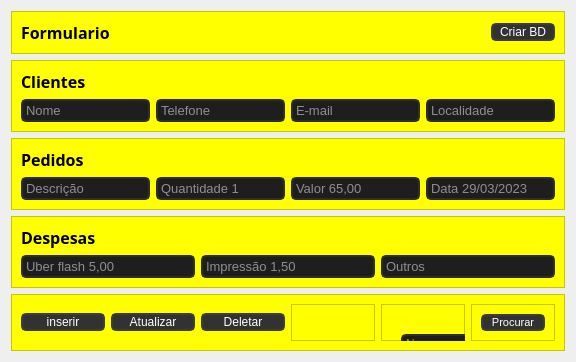
            <widget class="QWidget" name="formulario_page">
             <layout class="QVBoxLayout" name="verticalLayout_9">
              <item>
               <widget class="QFrame" name="frame_27">
                <property name="maximumSize">
                 <size>
                  <width>16777215</width>
                  <height>45</height>
                 </size>
                </property>
                <property name="styleSheet">
                 <string notr="true">background-color: rgb(255, 255, 0);</string>
                </property>
                <property name="frameShape">
                 <enum>QFrame::StyledPanel</enum>
                </property>
                <property name="frameShadow">
                 <enum>QFrame::Raised</enum>
                </property>
                <layout class="QHBoxLayout" name="horizontalLayout_6">
                 <item>
                  <widget class="QLabel" name="label_8">
                   <property name="font">
                    <font>
                     <family>Segoe UI Black</family>
                     <pointsize>12</pointsize>
                     <weight>75</weight>
                     <bold>true</bold>
                    </font>
                   </property>
                   <property name="text">
                    <string>Formulario</string>
                   </property>
                  </widget>
                 </item>
                 <item>
                  <spacer name="horizontalSpacer">
                   <property name="orientation">
                    <enum>Qt::Horizontal</enum>
                   </property>
                   <property name="sizeHint" stdset="0">
                    <size>
                     <width>40</width>
                     <height>20</height>
                    </size>
                   </property>
                  </spacer>
                 </item>
                 <item>
                  <widget class="QPushButton" name="pushButton_criarBD">
                   <property name="styleSheet">
                    <string notr="true">QPushButton {
	background-color: rgb(50, 50, 50);
	border: 2px solid rgb(60, 60, 60);
	border-radius: 5px;
	color: rgb(255, 255, 255);
}
QPushButton:hover {
	background-color: rgb(60, 60, 60);
	border: 2px solid rgb(70,70, 70);
}
QPushButton:pressed {
	background-color: rgb(250, 230, 0);
	border: 2px solid rgb(161, 0, 0);
	color: rgb(35, 35, 35);
}</string>
                   </property>
                   <property name="text">
                    <string>  Criar BD  </string>
                   </property>
                  </widget>
                 </item>
                </layout>
               </widget>
              </item>
              <item>
               <widget class="QFrame" name="frame_15">
                <property name="styleSheet">
                 <string notr="true">background-color: rgb(255, 255, 0);</string>
                </property>
                <property name="frameShape">
                 <enum>QFrame::StyledPanel</enum>
                </property>
                <property name="frameShadow">
                 <enum>QFrame::Raised</enum>
                </property>
                <layout class="QGridLayout" name="gridLayout_4">
                 <item row="0" column="0">
                  <widget class="QLabel" name="Cliente_label">
                   <property name="font">
                    <font>
                     <family>Segoe UI Black</family>
                     <pointsize>12</pointsize>
                     <weight>75</weight>
                     <bold>true</bold>
                    </font>
                   </property>
                   <property name="text">
                    <string>Clientes</string>
                   </property>
                  </widget>
                 </item>
                 <item row="1" column="1">
                  <widget class="QLineEdit" name="lineEdit_telefone">
                   <property name="minimumSize">
                    <size>
                     <width>0</width>
                     <height>0</height>
                    </size>
                   </property>
                   <property name="font">
                    <font>
                     <family>Segoe UI</family>
                     <pointsize>10</pointsize>
                    </font>
                   </property>
                   <property name="autoFillBackground">
                    <bool>false</bool>
                   </property>
                   <property name="styleSheet">
                    <string notr="true">QLineEdit {
	border: 2px solid rgb(45,45,45);
	border-radius: 5px;
	padding: 1px;
	background-color: rgb(30,30, 30);
	color: rgb(255, 255, 255);
}
QLineEdit:hover {
	border: 2px solid rgb(55,55,55);
}
QLineEdit:focus {
	border: 2px solid rgb(161, 0, 0);
	color: rgb(200, 200, 200);
}</string>
                   </property>
                   <property name="maxLength">
                    <number>50</number>
                   </property>
                   <property name="placeholderText">
                    <string>Telefone</string>
                   </property>
                  </widget>
                 </item>
                 <item row="1" column="2">
                  <widget class="QLineEdit" name="lineEdit_email">
                   <property name="minimumSize">
                    <size>
                     <width>0</width>
                     <height>0</height>
                    </size>
                   </property>
                   <property name="font">
                    <font>
                     <family>Segoe UI</family>
                     <pointsize>10</pointsize>
                    </font>
                   </property>
                   <property name="autoFillBackground">
                    <bool>false</bool>
                   </property>
                   <property name="styleSheet">
                    <string notr="true">QLineEdit {
	border: 2px solid rgb(45,45,45);
	border-radius: 5px;
	padding: 1px;
	background-color: rgb(30,30, 30);
	color: rgb(255, 255, 255);
}
QLineEdit:hover {
	border: 2px solid rgb(55,55,55);
}
QLineEdit:focus {
	border: 2px solid rgb(161, 0, 0);
	color: rgb(200, 200, 200);
}</string>
                   </property>
                   <property name="maxLength">
                    <number>50</number>
                   </property>
                   <property name="placeholderText">
                    <string>E-mail</string>
                   </property>
                  </widget>
                 </item>
                 <item row="1" column="0">
                  <widget class="QLineEdit" name="lineEdit_nome">
                   <property name="minimumSize">
                    <size>
                     <width>0</width>
                     <height>0</height>
                    </size>
                   </property>
                   <property name="font">
                    <font>
                     <family>Segoe UI</family>
                     <pointsize>10</pointsize>
                    </font>
                   </property>
                   <property name="autoFillBackground">
                    <bool>false</bool>
                   </property>
                   <property name="styleSheet">
                    <string notr="true">QLineEdit {
	border: 2px solid rgb(45,45,45);
	border-radius: 5px;
	padding: 1px;
	background-color: rgb(30,30, 30);
	color: rgb(255, 255, 255);
}
QLineEdit:hover {
	border: 2px solid rgb(55,55,55);
}
QLineEdit:focus {
	border: 2px solid rgb(161, 0, 0);
	color: rgb(200, 200, 200);
}</string>
                   </property>
                   <property name="maxLength">
                    <number>50</number>
                   </property>
                   <property name="placeholderText">
                    <string>Nome</string>
                   </property>
                  </widget>
                 </item>
                 <item row="1" column="3">
                  <widget class="QLineEdit" name="lineEdit_localidade">
                   <property name="minimumSize">
                    <size>
                     <width>0</width>
                     <height>0</height>
                    </size>
                   </property>
                   <property name="font">
                    <font>
                     <family>Segoe UI</family>
                     <pointsize>10</pointsize>
                    </font>
                   </property>
                   <property name="autoFillBackground">
                    <bool>false</bool>
                   </property>
                   <property name="styleSheet">
                    <string notr="true">QLineEdit {
	border: 2px solid rgb(45,45,45);
	border-radius: 5px;
	padding: 1px;
	background-color: rgb(30,30, 30);
	color: rgb(255, 255, 255);
}
QLineEdit:hover {
	border: 2px solid rgb(55,55,55);
}
QLineEdit:focus {
	border: 2px solid rgb(161, 0, 0);
	color: rgb(200, 200, 200);
}</string>
                   </property>
                   <property name="maxLength">
                    <number>50</number>
                   </property>
                   <property name="placeholderText">
                    <string>Localidade</string>
                   </property>
                  </widget>
                 </item>
                </layout>
               </widget>
              </item>
              <item>
               <widget class="QFrame" name="frame_16">
                <property name="styleSheet">
                 <string notr="true">background-color: rgb(255, 255, 0);</string>
                </property>
                <property name="frameShape">
                 <enum>QFrame::StyledPanel</enum>
                </property>
                <property name="frameShadow">
                 <enum>QFrame::Raised</enum>
                </property>
                <layout class="QGridLayout" name="gridLayout_2">
                 <item row="1" column="1">
                  <widget class="QLineEdit" name="lineEdit_quantidade">
                   <property name="minimumSize">
                    <size>
                     <width>0</width>
                     <height>0</height>
                    </size>
                   </property>
                   <property name="font">
                    <font>
                     <family>Segoe UI</family>
                     <pointsize>10</pointsize>
                    </font>
                   </property>
                   <property name="autoFillBackground">
                    <bool>false</bool>
                   </property>
                   <property name="styleSheet">
                    <string notr="true">QLineEdit {
	border: 2px solid rgb(45,45,45);
	border-radius: 5px;
	padding: 1px;
	background-color: rgb(30,30, 30);
	color: rgb(255, 255, 255);
}
QLineEdit:hover {
	border: 2px solid rgb(55,55,55);
}
QLineEdit:focus {
	border: 2px solid rgb(161, 0, 0);
	color: rgb(200, 200, 200);
}</string>
                   </property>
                   <property name="maxLength">
                    <number>50</number>
                   </property>
                   <property name="placeholderText">
                    <string>Quantidade 1</string>
                   </property>
                  </widget>
                 </item>
                 <item row="1" column="0">
                  <widget class="QLineEdit" name="lineEdit_descricao">
                   <property name="minimumSize">
                    <size>
                     <width>0</width>
                     <height>0</height>
                    </size>
                   </property>
                   <property name="font">
                    <font>
                     <family>Segoe UI</family>
                     <pointsize>10</pointsize>
                    </font>
                   </property>
                   <property name="autoFillBackground">
                    <bool>false</bool>
                   </property>
                   <property name="styleSheet">
                    <string notr="true">QLineEdit {
	border: 2px solid rgb(45,45,45);
	border-radius: 5px;
	padding: 1px;
	background-color: rgb(30,30, 30);
	color: rgb(255, 255, 255);
}
QLineEdit:hover {
	border: 2px solid rgb(55,55,55);
}
QLineEdit:focus {
	border: 2px solid rgb(161, 0, 0);
	color: rgb(200, 200, 200);
}</string>
                   </property>
                   <property name="maxLength">
                    <number>50</number>
                   </property>
                   <property name="placeholderText">
                    <string>Descrição</string>
                   </property>
                  </widget>
                 </item>
                 <item row="1" column="2">
                  <widget class="QLineEdit" name="lineEdit_valor">
                   <property name="minimumSize">
                    <size>
                     <width>0</width>
                     <height>0</height>
                    </size>
                   </property>
                   <property name="font">
                    <font>
                     <family>Segoe UI</family>
                     <pointsize>10</pointsize>
                    </font>
                   </property>
                   <property name="autoFillBackground">
                    <bool>false</bool>
                   </property>
                   <property name="styleSheet">
                    <string notr="true">QLineEdit {
	border: 2px solid rgb(45,45,45);
	border-radius: 5px;
	padding: 1px;
	background-color: rgb(30,30, 30);
	color: rgb(255, 255, 255);
}
QLineEdit:hover {
	border: 2px solid rgb(55,55,55);
}
QLineEdit:focus {
	border: 2px solid rgb(161, 0, 0);
	color: rgb(200, 200, 200);
}</string>
                   </property>
                   <property name="maxLength">
                    <number>50</number>
                   </property>
                   <property name="placeholderText">
                    <string>Valor 65,00</string>
                   </property>
                  </widget>
                 </item>
                 <item row="0" column="0">
                  <widget class="QLabel" name="Pedido_label">
                   <property name="font">
                    <font>
                     <family>Segoe UI Black</family>
                     <pointsize>12</pointsize>
                     <weight>75</weight>
                     <bold>true</bold>
                    </font>
                   </property>
                   <property name="text">
                    <string>Pedidos</string>
                   </property>
                  </widget>
                 </item>
                 <item row="1" column="4">
                  <widget class="QLineEdit" name="lineEdit_data">
                   <property name="minimumSize">
                    <size>
                     <width>0</width>
                     <height>0</height>
                    </size>
                   </property>
                   <property name="font">
                    <font>
                     <family>Segoe UI</family>
                     <pointsize>10</pointsize>
                    </font>
                   </property>
                   <property name="autoFillBackground">
                    <bool>false</bool>
                   </property>
                   <property name="styleSheet">
                    <string notr="true">QLineEdit {
	border: 2px solid rgb(45,45,45);
	border-radius: 5px;
	padding: 1px;
	background-color: rgb(30,30, 30);
	color: rgb(255, 255, 255);
}
QLineEdit:hover {
	border: 2px solid rgb(55,55,55);
}
QLineEdit:focus {
	border: 2px solid rgb(161, 0, 0);
	color: rgb(200, 200, 200);
}</string>
                   </property>
                   <property name="maxLength">
                    <number>50</number>
                   </property>
                   <property name="placeholderText">
                    <string>Data 29/03/2023</string>
                   </property>
                  </widget>
                 </item>
                </layout>
               </widget>
              </item>
              <item>
               <widget class="QFrame" name="frame_18">
                <property name="styleSheet">
                 <string notr="true">background-color: rgb(255, 255, 0);</string>
                </property>
                <property name="frameShape">
                 <enum>QFrame::StyledPanel</enum>
                </property>
                <property name="frameShadow">
                 <enum>QFrame::Raised</enum>
                </property>
                <layout class="QGridLayout" name="gridLayout">
                 <item row="1" column="0">
                  <widget class="QLineEdit" name="lineEdit_uberflash">
                   <property name="minimumSize">
                    <size>
                     <width>0</width>
                     <height>0</height>
                    </size>
                   </property>
                   <property name="font">
                    <font>
                     <family>Segoe UI</family>
                     <pointsize>10</pointsize>
                    </font>
                   </property>
                   <property name="autoFillBackground">
                    <bool>false</bool>
                   </property>
                   <property name="styleSheet">
                    <string notr="true">QLineEdit {
	border: 2px solid rgb(45,45,45);
	border-radius: 5px;
	padding: 1px;
	background-color: rgb(30,30, 30);
	color: rgb(255, 255, 255);
}
QLineEdit:hover {
	border: 2px solid rgb(55,55,55);
}
QLineEdit:focus {
	border: 2px solid rgb(161, 0, 0);
	color: rgb(200, 200, 200);
}</string>
                   </property>
                   <property name="maxLength">
                    <number>50</number>
                   </property>
                   <property name="placeholderText">
                    <string>Uber flash 5,00</string>
                   </property>
                  </widget>
                 </item>
                 <item row="1" column="2">
                  <widget class="QLineEdit" name="lineEdit_outros">
                   <property name="minimumSize">
                    <size>
                     <width>0</width>
                     <height>0</height>
                    </size>
                   </property>
                   <property name="font">
                    <font>
                     <family>Segoe UI</family>
                     <pointsize>10</pointsize>
                    </font>
                   </property>
                   <property name="autoFillBackground">
                    <bool>false</bool>
                   </property>
                   <property name="styleSheet">
                    <string notr="true">QLineEdit {
	border: 2px solid rgb(45,45,45);
	border-radius: 5px;
	padding: 1px;
	background-color: rgb(30,30, 30);
	color: rgb(255, 255, 255);
}
QLineEdit:hover {
	border: 2px solid rgb(55,55,55);
}
QLineEdit:focus {
	border: 2px solid rgb(161, 0, 0);
	color: rgb(200, 200, 200);
}</string>
                   </property>
                   <property name="maxLength">
                    <number>50</number>
                   </property>
                   <property name="placeholderText">
                    <string>Outros</string>
                   </property>
                  </widget>
                 </item>
                 <item row="0" column="0">
                  <widget class="QLabel" name="despesas_label">
                   <property name="font">
                    <font>
                     <family>Segoe UI Black</family>
                     <pointsize>12</pointsize>
                     <weight>75</weight>
                     <bold>true</bold>
                    </font>
                   </property>
                   <property name="text">
                    <string>Despesas</string>
                   </property>
                  </widget>
                 </item>
                 <item row="1" column="1">
                  <widget class="QLineEdit" name="lineEdit_impressao">
                   <property name="minimumSize">
                    <size>
                     <width>0</width>
                     <height>0</height>
                    </size>
                   </property>
                   <property name="font">
                    <font>
                     <family>Segoe UI</family>
                     <pointsize>10</pointsize>
                    </font>
                   </property>
                   <property name="autoFillBackground">
                    <bool>false</bool>
                   </property>
                   <property name="styleSheet">
                    <string notr="true">QLineEdit {
	border: 2px solid rgb(45,45,45);
	border-radius: 5px;
	padding: 1px;
	background-color: rgb(30,30, 30);
	color: rgb(255, 255, 255);
}
QLineEdit:hover {
	border: 2px solid rgb(55,55,55);
}
QLineEdit:focus {
	border: 2px solid rgb(161, 0, 0);
	color: rgb(200, 200, 200);
}</string>
                   </property>
                   <property name="maxLength">
                    <number>50</number>
                   </property>
                   <property name="placeholderText">
                    <string>Impressão 1,50</string>
                   </property>
                  </widget>
                 </item>
                </layout>
               </widget>
              </item>
              <item>
               <widget class="QFrame" name="frame_17">
                <property name="styleSheet">
                 <string notr="true">background-color: rgb(255, 255, 0);</string>
                </property>
                <property name="frameShape">
                 <enum>QFrame::StyledPanel</enum>
                </property>
                <property name="frameShadow">
                 <enum>QFrame::Raised</enum>
                </property>
                <layout class="QHBoxLayout" name="horizontalLayout_3">
                 <item>
                  <widget class="QPushButton" name="pushButton_inserir">
                   <property name="font">
                    <font>
                     <family>Segoe UI</family>
                    </font>
                   </property>
                   <property name="styleSheet">
                    <string notr="true">QPushButton {
	background-color: rgb(50, 50, 50);
	border: 2px solid rgb(60, 60, 60);
	border-radius: 5px;
	color: rgb(255, 255, 255);
}
QPushButton:hover {
	background-color: rgb(60, 60, 60);
	border: 2px solid rgb(70,70, 70);
}
QPushButton:pressed {
	background-color: rgb(250, 230, 0);
	border: 2px solid rgb(161, 0, 0);
	color: rgb(35, 35, 35);
}</string>
                   </property>
                   <property name="text">
                    <string>inserir</string>
                   </property>
                  </widget>
                 </item>
                 <item>
                  <widget class="QPushButton" name="pushButton_atualizar">
                   <property name="font">
                    <font>
                     <family>Segoe UI</family>
                    </font>
                   </property>
                   <property name="styleSheet">
                    <string notr="true">QPushButton {
	background-color: rgb(50, 50, 50);
	border: 2px solid rgb(60, 60, 60);
	border-radius: 5px;
	color: rgb(255, 255, 255);
}
QPushButton:hover {
	background-color: rgb(60, 60, 60);
	border: 2px solid rgb(70,70, 70);
}
QPushButton:pressed {
	background-color: rgb(250, 230, 0);
	border: 2px solid rgb(161, 0, 0);
	color: rgb(35, 35, 35);
}</string>
                   </property>
                   <property name="text">
                    <string>Atualizar</string>
                   </property>
                  </widget>
                 </item>
                 <item>
                  <widget class="QPushButton" name="pushButton_deletar">
                   <property name="font">
                    <font>
                     <family>Segoe UI</family>
                    </font>
                   </property>
                   <property name="styleSheet">
                    <string notr="true">QPushButton {
	background-color: rgb(50, 50, 50);
	border: 2px solid rgb(60, 60, 60);
	border-radius: 5px;
	color: rgb(255, 255, 255);
}
QPushButton:hover {
	background-color: rgb(60, 60, 60);
	border: 2px solid rgb(70,70, 70);
}
QPushButton:pressed {
	background-color: rgb(250, 230, 0);
	border: 2px solid rgb(161, 0, 0);
	color: rgb(35, 35, 35);
}</string>
                   </property>
                   <property name="text">
                    <string>Deletar</string>
                   </property>
                  </widget>
                 </item>
                 <item>
                  <widget class="QFrame" name="frame">
                   <property name="frameShape">
                    <enum>QFrame::StyledPanel</enum>
                   </property>
                   <property name="frameShadow">
                    <enum>QFrame::Raised</enum>
                   </property>
                  </widget>
                 </item>
                 <item>
                  <widget class="QFrame" name="frame_2">
                   <property name="frameShape">
                    <enum>QFrame::StyledPanel</enum>
                   </property>
                   <property name="frameShadow">
                    <enum>QFrame::Raised</enum>
                   </property>
                   <widget class="QLineEdit" name="lineEdit_procurar">
                    <property name="geometry">
                     <rect>
                      <x>20</x>
                      <y>30</y>
                      <width>121</width>
                      <height>20</height>
                     </rect>
                    </property>
                    <property name="styleSheet">
                     <string notr="true">QLineEdit {
	border: 2px solid rgb(45,45,45);
	border-radius: 5px;
	padding: 1px;
	background-color: rgb(30,30, 30);
	color: rgb(255, 255, 255);
}
QLineEdit:hover {
	border: 2px solid rgb(55,55,55);
}
QLineEdit:focus {
	border: 2px solid rgb(161, 0, 0);
	color: rgb(200, 200, 200);
}</string>
                    </property>
                    <property name="placeholderText">
                     <string>Nome</string>
                    </property>
                   </widget>
                  </widget>
                 </item>
                 <item>
                  <widget class="QFrame" name="frame_4">
                   <property name="frameShape">
                    <enum>QFrame::StyledPanel</enum>
                   </property>
                   <property name="frameShadow">
                    <enum>QFrame::Raised</enum>
                   </property>
                   <layout class="QVBoxLayout" name="verticalLayout_19">
                    <item>
                     <widget class="QPushButton" name="pushButton_procurar">
                      <property name="font">
                       <font>
                        <family>Segoe UI</family>
                        <pointsize>8</pointsize>
                       </font>
                      </property>
                      <property name="styleSheet">
                       <string notr="true">QPushButton {
	background-color: rgb(50, 50, 50);
	border: 2px solid rgb(60, 60, 60);
	border-radius: 5px;
	color: rgb(255, 255, 255);
}
QPushButton:hover {
	background-color: rgb(60, 60, 60);
	border: 2px solid rgb(70,70, 70);
}
QPushButton:pressed {
	background-color: rgb(250, 230, 0);
	border: 2px solid rgb(161, 0, 0);
	color: rgb(35, 35, 35);
}</string>
                      </property>
                      <property name="text">
                       <string>Procurar</string>
                      </property>
                     </widget>
                    </item>
                   </layout>
                  </widget>
                 </item>
                </layout>
               </widget>
              </item>
             </layout>
            </widget>
